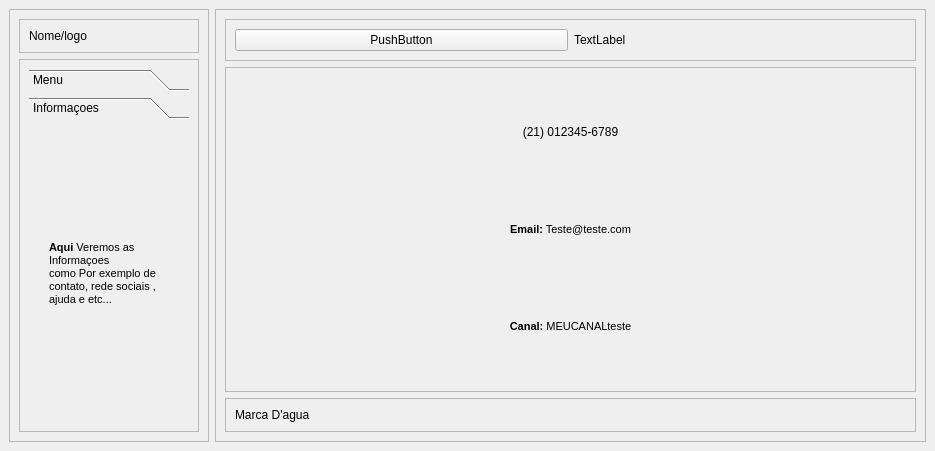
<?xml version="1.0" encoding="UTF-8"?>
<ui version="4.0">
 <class>MainWindow</class>
 <widget class="QMainWindow" name="MainWindow">
  <property name="geometry">
   <rect>
    <x>0</x>
    <y>0</y>
    <width>935</width>
    <height>451</height>
   </rect>
  </property>
  <property name="windowTitle">
   <string>MainWindow</string>
  </property>
  <widget class="QWidget" name="centralwidget">
   <layout class="QHBoxLayout" name="horizontalLayout">
    <item>
     <widget class="QFrame" name="Cont_esq">
      <property name="maximumSize">
       <size>
        <width>200</width>
        <height>16777215</height>
       </size>
      </property>
      <property name="frameShape">
       <enum>QFrame::StyledPanel</enum>
      </property>
      <property name="frameShadow">
       <enum>QFrame::Raised</enum>
      </property>
      <layout class="QVBoxLayout" name="verticalLayout_2">
       <item>
        <widget class="QFrame" name="frame">
         <property name="frameShape">
          <enum>QFrame::StyledPanel</enum>
         </property>
         <property name="frameShadow">
          <enum>QFrame::Raised</enum>
         </property>
         <layout class="QHBoxLayout" name="horizontalLayout_4">
          <item>
           <widget class="QLabel" name="label_3">
            <property name="text">
             <string>Nome/logo</string>
            </property>
           </widget>
          </item>
         </layout>
        </widget>
       </item>
       <item>
        <widget class="QFrame" name="frame_2">
         <property name="frameShape">
          <enum>QFrame::StyledPanel</enum>
         </property>
         <property name="frameShadow">
          <enum>QFrame::Raised</enum>
         </property>
         <layout class="QVBoxLayout" name="verticalLayout_3">
          <item>
           <widget class="QToolBox" name="toolBox">
            <property name="currentIndex">
             <number>1</number>
            </property>
            <widget class="QWidget" name="page">
             <property name="geometry">
              <rect>
               <x>0</x>
               <y>0</y>
               <width>152</width>
               <height>284</height>
              </rect>
             </property>
             <attribute name="label">
              <string>Menu</string>
             </attribute>
             <layout class="QVBoxLayout" name="verticalLayout_4">
              <item>
               <widget class="QPushButton" name="pushButton_2">
                <property name="text">
                 <string>home</string>
                </property>
               </widget>
              </item>
              <item>
               <widget class="QPushButton" name="pushButton_3">
                <property name="text">
                 <string>cadastrar</string>
                </property>
               </widget>
              </item>
              <item>
               <widget class="QPushButton" name="pushButton_4">
                <property name="text">
                 <string>contatos</string>
                </property>
               </widget>
              </item>
              <item>
               <widget class="QPushButton" name="pushButton_5">
                <property name="text">
                 <string>sobre</string>
                </property>
               </widget>
              </item>
              <item>
               <spacer name="verticalSpacer">
                <property name="orientation">
                 <enum>Qt::Vertical</enum>
                </property>
                <property name="sizeHint" stdset="0">
                 <size>
                  <width>20</width>
                  <height>40</height>
                 </size>
                </property>
               </spacer>
              </item>
             </layout>
            </widget>
            <widget class="QWidget" name="page_2">
             <property name="geometry">
              <rect>
               <x>0</x>
               <y>0</y>
               <width>152</width>
               <height>284</height>
              </rect>
             </property>
             <attribute name="label">
              <string>Informaçoes</string>
             </attribute>
             <layout class="QHBoxLayout" name="horizontalLayout_5">
              <item>
               <widget class="QLabel" name="label_4">
                <property name="maximumSize">
                 <size>
                  <width>120</width>
                  <height>300</height>
                 </size>
                </property>
                <property name="text">
                 <string>&lt;html&gt;&lt;head/&gt;&lt;body&gt;&lt;p&gt;&lt;span style=&quot; font-size:8pt; font-weight:600;&quot;&gt;Aqui&lt;/span&gt;&lt;span style=&quot; font-size:8pt;&quot;&gt; Veremos as Informaçoes&lt;br/&gt;como Por exemplo de contato, rede sociais , ajuda e etc...&lt;/span&gt;&lt;/p&gt;&lt;/body&gt;&lt;/html&gt;</string>
                </property>
                <property name="wordWrap">
                 <bool>true</bool>
                </property>
               </widget>
              </item>
             </layout>
            </widget>
           </widget>
          </item>
         </layout>
        </widget>
       </item>
      </layout>
     </widget>
    </item>
    <item>
     <widget class="QFrame" name="Cont_dir">
      <property name="frameShape">
       <enum>QFrame::StyledPanel</enum>
      </property>
      <property name="frameShadow">
       <enum>QFrame::Raised</enum>
      </property>
      <layout class="QVBoxLayout" name="verticalLayout">
       <item>
        <widget class="QFrame" name="top_frame">
         <property name="frameShape">
          <enum>QFrame::StyledPanel</enum>
         </property>
         <property name="frameShadow">
          <enum>QFrame::Raised</enum>
         </property>
         <layout class="QHBoxLayout" name="horizontalLayout_2">
          <item>
           <widget class="QPushButton" name="pushButton">
            <property name="text">
             <string>PushButton</string>
            </property>
           </widget>
          </item>
          <item>
           <widget class="QLabel" name="label">
            <property name="text">
             <string>TextLabel</string>
            </property>
           </widget>
          </item>
         </layout>
        </widget>
       </item>
       <item>
        <widget class="QFrame" name="main_frame">
         <property name="sizePolicy">
          <sizepolicy hsizetype="Preferred" vsizetype="Expanding">
           <horstretch>0</horstretch>
           <verstretch>0</verstretch>
          </sizepolicy>
         </property>
         <property name="frameShape">
          <enum>QFrame::StyledPanel</enum>
         </property>
         <property name="frameShadow">
          <enum>QFrame::Raised</enum>
         </property>
         <layout class="QVBoxLayout" name="verticalLayout_5">
          <item>
           <widget class="QStackedWidget" name="pages">
            <property name="currentIndex">
             <number>2</number>
            </property>
            <widget class="QWidget" name="pg_home">
             <layout class="QVBoxLayout" name="verticalLayout_6">
              <item>
               <widget class="QLabel" name="label_5">
                <property name="text">
                 <string>&lt;html&gt;&lt;head/&gt;&lt;body&gt;&lt;p&gt;&lt;img src=&quot;:/icons/icons/logo4.png&quot;/&gt;&lt;/p&gt;&lt;/body&gt;&lt;/html&gt;</string>
                </property>
               </widget>
              </item>
             </layout>
            </widget>
            <widget class="QWidget" name="pg_cadastrar">
             <layout class="QVBoxLayout" name="verticalLayout_7">
              <item>
               <widget class="QTabWidget" name="tabWidget">
                <property name="currentIndex">
                 <number>0</number>
                </property>
                <widget class="QWidget" name="tab">
                 <attribute name="title">
                  <string>Cadastro</string>
                 </attribute>
                 <layout class="QVBoxLayout" name="verticalLayout_12">
                  <item>
                   <widget class="QFrame" name="frame_4">
                    <property name="frameShape">
                     <enum>QFrame::StyledPanel</enum>
                    </property>
                    <property name="frameShadow">
                     <enum>QFrame::Raised</enum>
                    </property>
                    <layout class="QGridLayout" name="gridLayout">
                     <item row="1" column="0">
                      <widget class="QLineEdit" name="lineEdit">
                       <property name="alignment">
                        <set>Qt::AlignCenter</set>
                       </property>
                       <property name="placeholderText">
                        <string>CNPJ</string>
                       </property>
                      </widget>
                     </item>
                     <item row="1" column="1" colspan="2">
                      <widget class="QLineEdit" name="lineEdit_2">
                       <property name="placeholderText">
                        <string>Nome Empresarial</string>
                       </property>
                      </widget>
                     </item>
                     <item row="2" column="0" colspan="3">
                      <widget class="QLineEdit" name="lineEdit_5">
                       <property name="alignment">
                        <set>Qt::AlignCenter</set>
                       </property>
                       <property name="placeholderText">
                        <string>Logradouro</string>
                       </property>
                      </widget>
                     </item>
                     <item row="3" column="0">
                      <widget class="QLineEdit" name="lineEdit_7">
                       <property name="alignment">
                        <set>Qt::AlignCenter</set>
                       </property>
                       <property name="placeholderText">
                        <string>Numero</string>
                       </property>
                      </widget>
                     </item>
                     <item row="3" column="1">
                      <widget class="QLineEdit" name="lineEdit_8">
                       <property name="alignment">
                        <set>Qt::AlignCenter</set>
                       </property>
                       <property name="placeholderText">
                        <string>Complemento</string>
                       </property>
                      </widget>
                     </item>
                     <item row="3" column="2">
                      <widget class="QLineEdit" name="lineEdit_9">
                       <property name="alignment">
                        <set>Qt::AlignCenter</set>
                       </property>
                       <property name="placeholderText">
                        <string>Bairro</string>
                       </property>
                      </widget>
                     </item>
                     <item row="4" column="0">
                      <widget class="QLineEdit" name="lineEdit_10">
                       <property name="alignment">
                        <set>Qt::AlignCenter</set>
                       </property>
                       <property name="placeholderText">
                        <string>Municipio</string>
                       </property>
                      </widget>
                     </item>
                     <item row="4" column="1">
                      <widget class="QLineEdit" name="lineEdit_11">
                       <property name="alignment">
                        <set>Qt::AlignCenter</set>
                       </property>
                       <property name="placeholderText">
                        <string>UF</string>
                       </property>
                      </widget>
                     </item>
                     <item row="4" column="2">
                      <widget class="QLineEdit" name="lineEdit_3">
                       <property name="alignment">
                        <set>Qt::AlignCenter</set>
                       </property>
                       <property name="placeholderText">
                        <string>CEP</string>
                       </property>
                      </widget>
                     </item>
                     <item row="5" column="0">
                      <widget class="QLineEdit" name="lineEdit_4">
                       <property name="alignment">
                        <set>Qt::AlignCenter</set>
                       </property>
                       <property name="placeholderText">
                        <string>Telefone</string>
                       </property>
                      </widget>
                     </item>
                     <item row="5" column="1" colspan="2">
                      <widget class="QLineEdit" name="lineEdit_6">
                       <property name="alignment">
                        <set>Qt::AlignCenter</set>
                       </property>
                       <property name="placeholderText">
                        <string>Email</string>
                       </property>
                      </widget>
                     </item>
                     <item row="0" column="0" colspan="3">
                      <widget class="QLabel" name="label_9">
                       <property name="text">
                        <string>&lt;html&gt;&lt;head/&gt;&lt;body&gt;&lt;p align=&quot;center&quot;&gt;&lt;span style=&quot; font-size:8pt;&quot;&gt;EMPRESA:&lt;/span&gt;&lt;/p&gt;&lt;/body&gt;&lt;/html&gt;</string>
                       </property>
                      </widget>
                     </item>
                    </layout>
                   </widget>
                  </item>
                  <item alignment="Qt::AlignHCenter">
                   <widget class="QPushButton" name="btn_salvar">
                    <property name="text">
                     <string>Salvar</string>
                    </property>
                   </widget>
                  </item>
                 </layout>
                </widget>
                <widget class="QWidget" name="tab_2">
                 <attribute name="title">
                  <string>Empresas</string>
                 </attribute>
                 <layout class="QVBoxLayout" name="verticalLayout_11">
                  <item>
                   <widget class="QLabel" name="label_6">
                    <property name="text">
                     <string>&lt;html&gt;&lt;head/&gt;&lt;body&gt;&lt;p align=&quot;center&quot;&gt;&lt;span style=&quot; font-size:10pt; font-weight:600;&quot;&gt;Empresas&lt;/span&gt;&lt;/p&gt;&lt;/body&gt;&lt;/html&gt;</string>
                    </property>
                   </widget>
                  </item>
                  <item>
                   <layout class="QHBoxLayout" name="horizontalLayout_6">
                    <item>
                     <widget class="QTableWidget" name="tableWidget">
                      <column>
                       <property name="text">
                        <string>CNPJ</string>
                       </property>
                      </column>
                      <column>
                       <property name="text">
                        <string>NOME</string>
                       </property>
                      </column>
                      <column>
                       <property name="text">
                        <string>LOGRADOURO</string>
                       </property>
                      </column>
                      <column>
                       <property name="text">
                        <string>COMPLEMENTO</string>
                       </property>
                      </column>
                      <column>
                       <property name="text">
                        <string>NUMERO</string>
                       </property>
                      </column>
                      <column>
                       <property name="text">
                        <string>BAIRRO</string>
                       </property>
                      </column>
                      <column>
                       <property name="text">
                        <string>MUNICIPIO</string>
                       </property>
                      </column>
                      <column>
                       <property name="text">
                        <string>TELEFONE</string>
                       </property>
                      </column>
                      <column>
                       <property name="text">
                        <string>EMAIL</string>
                       </property>
                      </column>
                     </widget>
                    </item>
                    <item>
                     <widget class="QFrame" name="frame_3">
                      <property name="frameShape">
                       <enum>QFrame::StyledPanel</enum>
                      </property>
                      <property name="frameShadow">
                       <enum>QFrame::Raised</enum>
                      </property>
                      <layout class="QVBoxLayout" name="verticalLayout_10">
                       <item>
                        <widget class="QPushButton" name="pushButton_6">
                         <property name="text">
                          <string>Gerar Excel</string>
                         </property>
                        </widget>
                       </item>
                       <item>
                        <widget class="QPushButton" name="pushButton_7">
                         <property name="text">
                          <string>Alterar</string>
                         </property>
                        </widget>
                       </item>
                       <item>
                        <widget class="QPushButton" name="pushButton_8">
                         <property name="text">
                          <string>Excluir</string>
                         </property>
                        </widget>
                       </item>
                       <item>
                        <spacer name="verticalSpacer_2">
                         <property name="orientation">
                          <enum>Qt::Vertical</enum>
                         </property>
                         <property name="sizeHint" stdset="0">
                          <size>
                           <width>20</width>
                           <height>40</height>
                          </size>
                         </property>
                        </spacer>
                       </item>
                      </layout>
                     </widget>
                    </item>
                   </layout>
                  </item>
                 </layout>
                </widget>
               </widget>
              </item>
             </layout>
            </widget>
            <widget class="QWidget" name="pg_contatos">
             <layout class="QVBoxLayout" name="verticalLayout_9">
              <item>
               <widget class="QLabel" name="label_7">
                <property name="text">
                 <string>&lt;html&gt;&lt;head/&gt;&lt;body&gt;&lt;p align=&quot;center&quot;&gt;&lt;img src=&quot;:/icons/icons/whatsApp.png&quot;/&gt;(21) 012345-6789&lt;/p&gt;&lt;/body&gt;&lt;/html&gt;</string>
                </property>
                <property name="wordWrap">
                 <bool>false</bool>
                </property>
               </widget>
              </item>
              <item>
               <widget class="QLabel" name="label_11">
                <property name="text">
                 <string>&lt;html&gt;&lt;head/&gt;&lt;body&gt;&lt;p align=&quot;center&quot;&gt;&lt;img src=&quot;:/icons/icons/email.png&quot;/&gt;&lt;span style=&quot; font-size:8pt; font-weight:600;&quot;&gt;Email:&lt;/span&gt;&lt;span style=&quot; font-size:8pt;&quot;&gt; Teste@teste.com&lt;/span&gt;&lt;/p&gt;&lt;/body&gt;&lt;/html&gt;</string>
                </property>
               </widget>
              </item>
              <item>
               <widget class="QLabel" name="label_12">
                <property name="text">
                 <string>&lt;html&gt;&lt;head/&gt;&lt;body&gt;&lt;p align=&quot;center&quot;&gt;&lt;img src=&quot;:/icons/icons/Youtube.png&quot;/&gt;&lt;span style=&quot; font-size:8pt; font-weight:600;&quot;&gt;Canal:&lt;/span&gt;&lt;span style=&quot; font-size:8pt;&quot;&gt; MEUCANALteste&lt;/span&gt;&lt;/p&gt;&lt;/body&gt;&lt;/html&gt;</string>
                </property>
               </widget>
              </item>
             </layout>
            </widget>
            <widget class="QWidget" name="pg_sobre">
             <layout class="QVBoxLayout" name="verticalLayout_8">
              <item>
               <widget class="QLabel" name="label_8">
                <property name="text">
                 <string>&lt;html&gt;&lt;head/&gt;&lt;body&gt;&lt;p align=&quot;center&quot;&gt;&lt;span style=&quot; font-size:8pt; font-weight:600;&quot;&gt;SOBRE:&lt;/span&gt;&lt;/p&gt;&lt;/body&gt;&lt;/html&gt;</string>
                </property>
               </widget>
              </item>
              <item>
               <widget class="QLabel" name="label_10">
                <property name="text">
                 <string>&lt;html&gt;&lt;head/&gt;&lt;body&gt;&lt;p align=&quot;justify&quot;&gt;&lt;span style=&quot; font-family:'Open Sans,Arial,sans-serif'; font-size:14px; color:#000000; background-color:#ffffff;&quot;&gt;Lorem ipsum dolor sit amet, consectetur adipiscing elit. Donec dignissim finibus dui, facilisis lacinia turpis ornare sit amet. Nunc nec dui lectus. Integer tincidunt efficitur tellus, vel finibus lacus blandit sit amet. Aenean scelerisque metus at lectus posuere, ac tincidunt orci dapibus. Praesent imperdiet aliquet nunc, vel tincidunt justo viverra id. Maecenas cursus euismod elit id venenatis. Sed congue sed dolor non commodo. Sed finibus augue mauris, eu cursus nisi eleifend a. Nullam in eros nulla. Nullam et interdum nisi, vel gravida arcu. Morbi id porta tellus. In eu arcu lectus.&lt;/span&gt;&lt;/p&gt;&lt;/body&gt;&lt;/html&gt;</string>
                </property>
                <property name="wordWrap">
                 <bool>true</bool>
                </property>
               </widget>
              </item>
             </layout>
            </widget>
           </widget>
          </item>
         </layout>
        </widget>
       </item>
       <item>
        <widget class="QFrame" name="footer_frame">
         <property name="frameShape">
          <enum>QFrame::StyledPanel</enum>
         </property>
         <property name="frameShadow">
          <enum>QFrame::Raised</enum>
         </property>
         <layout class="QHBoxLayout" name="horizontalLayout_3">
          <item>
           <widget class="QLabel" name="label_2">
            <property name="text">
             <string>Marca D'agua</string>
            </property>
           </widget>
          </item>
         </layout>
        </widget>
       </item>
      </layout>
     </widget>
    </item>
   </layout>
  </widget>
 </widget>
 <resources>
  <include location="Images/icons.qrc"/>
 </resources>
 <connections/>
</ui>
